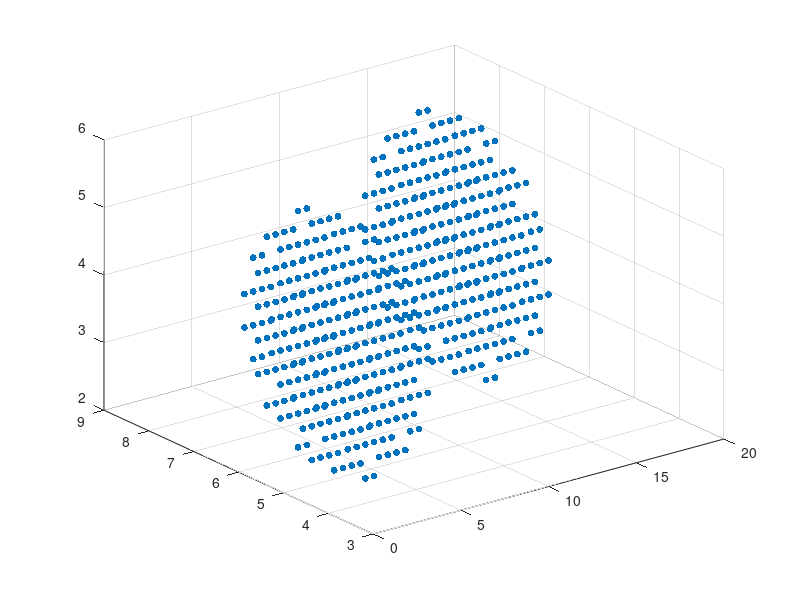

Write MATLAB code to recreate this figure. (Note: this script raises an error after producing the figure.)
% nH_skewColl_3d.m 
% 3d neo-Hookean model (skew impact of balls with gravity)

d = 3;              % dimension
CFL = 0.25;
tf  = 25.0;         % final time
dtk = 0.10;         % uniform time step
g = 9.80665/100;    % gravitational constant

% Material & Plot settings
ppc  = 2;           % # particles per grid cell = ppc^d
psize = 25;         % for plotting particles
sqSz = 1;           % for plotting grid nodes

% Elastic constants
% (E = 31.685, nu = 0.44022) -> mu = 11.0001, Ka = 88.3378, La = 81.0044
E_ym = 31.685; nu_pr = 0.44022;
mu = 0.5*E_ym/(1+nu_pr);    % shear modulus
Ka = (E_ym/3)/(1-2*nu_pr);  % bulk modulus 
La = Ka-(2/3)*mu;           % Lame's 1st parameter
md_p = 5.0;                 % particle mass density (for all p)
    
% Elastic params struct for funct. handles
elast.mu = mu; elast.Ka = Ka; elast.La = La;    % struct for funct. handles

% ======================== EULERIAN MESH =================================
a = 20.0; b = 12.0; c = 8.0; % Eul mesh domain: x=0:a, y=0:b, z=0:c
h = [1.0, 1.0, 1.0];         % grid stepsize (20x12x8 grid cells)   
% h = [0.5, 0.5, 0.5];         % grid stepsize (40x24x16 grid cells) 

% Grid initialization
x = 0:h(1):a;       % without padding
y = 0:h(2):b;
z = 0:h(3):c;
nx = length(x)-1;   % # x-axis partitions
ny = length(y)-1;   % # y-axis partitions
nz = length(z)-1;   % # z-axis partitions

[Ei,Ej,Ek] = meshgrid(x,y,z);   % grid node positions
NG = length(Ei(:));             % # grid nodes
    
% Eulerian grid struct
grid.O = [min(x) min(y) min(z)]; % origin = grid bottom-left corner (1x3)
grid.h = h;                      % 1x3
grid.n = [nx, ny, nz];           % 1x3
grid.height = Ek(:);             % NGx1

% Boundary Condition grid indices
BCg = zeros(size(Ei,1),size(Ei,2),size(Ei,3));
BCg(1,:,:)=1; BCg(end,:,:)=1; 
BCg(:,1,:)=1; BCg(:,end,:)=1;
BCg(:,:,1)=1; BCg(:,:,end)=1;
BCg = find(BCg(:));
    
% ======================= LAGRANGIAN PARTICLES ===========================
% Ball initial values
    % c1 
    c1x = 3.0;   c1y = 5.0;   c1z = 4.0;    % center = (3.0,5.0,4.0)
    v1x = 0.75;  v1y = 0.0;   v1z = 0.5;    % velocity = <0.75,0,0.5>
    r1in = 0.0;  r1out = 2.0;               % inner, outer radius
    % c2 (*** assuming: c2 & c1 have same radii ***)
    c2x = 15.0;  c2y = 7.0;   c2z = 4.0;    % center = (15.0,7.0,4.0)
    v2x = -0.75; v2y = 0.0;   v2z = 0.5;    % velocity = <-0.75,0,0.5>
    r2in = 0.0;  r2out = 2.0;               % inner, outer radius
    
% c1 (center=(3.0,5.0,4.0), radius=2.0)
    xc = (c1x-r1out) + h(1)/(2*ppc) : h(1)/ppc : (c1x+r1out) - h(1)/(2*ppc);  
    yc = (c1y-r1out) + h(2)/(2*ppc) : h(2)/ppc : (c1y+r1out) - h(2)/(2*ppc);
    zc = (c1z-r1out) + h(3)/(2*ppc) : h(3)/ppc : (c1z+r1out) - h(3)/(2*ppc);
    [Xi1,Xj1,Xk1] = meshgrid(xc,yc,zc); % c1 particle positions (rect. box)
    
    % Remove particles "outside" of c1 (center=(3.0,5.0,4.0), radius=2.0)
    outside = ( Xi1(:)-c1x ).^2 + ( Xj1(:)-c1y ).^2 + ( Xk1(:)-c1z ).^2;
    outside = [find( double(outside > r1out^2) );% outside particle indices
               find( double(outside < r1in^2) )];
    Xi1 = Xi1(:); Xj1 = Xj1(:); Xk1 = Xk1(:);    % reshape to col vectors
    Xi1(outside)=[]; Xj1(outside)=[]; Xk1(outside)=[];   % remove particles
    
% c2 (just c1 shifted) (*** assuming: c2 & c1 have same radius ***)
    Xi2 = Xi1 + (c2x-c1x);
    Xj2 = Xj1 + (c2y-c1y);
    Xk2 = Xk1 + (c2z-c1z);
    
% All particles coords 
    Phi_k = [Xi1, Xj1, Xk1; Xi2, Xj2, Xk2]; % NPx3           
    NP = size(Phi_k,1);                     % # particles
    
% =========================== CHECK GRAPH ================================
    figure(1)
    scatter3(Phi_k(:,1),Phi_k(:,2),Phi_k(:,3),psize,'filled','c'); hold on;
    scatter3(Ei(:),Ej(:),Ek(:),sqSz,'+','b'); hold off;

% ============================ Step k = 0 ================================
tic
k = 0;
t = 0;      % time at step k   
    
% Compute Particle Volumes (Tot_Volume/NP)
    Vol = prod(h)*(1/ppc^d)*ones(NP,1);
    
% Set Particle Mass (md_p = 5.0 for all p)
    mass_p = md_p*ones(NP,1).*Vol;  
    
% Initial Values (k=0)
    % Deformation gradient (F = Id for all particles) 
    Id = eye(d);
    Fk = repmat(Id(:),[1,NP]);      % 9xNP
    Jk = det_3d(Fk);                % 1xNP
    
    % APIC var
    Bm = 0*Fk;                      % 9xNP
    
    % Particle Velocity (3xNP)
    %         c1                 c2
    Uk = [v1x*ones(1,NP/2), v2x*ones(1,NP/2); 
          v1y*ones(1,NP/2), v2y*ones(1,NP/2);
          v1z*ones(1,NP/2), v2z*ones(1,NP/2)];     
    
    % "Actual" Energy over time 
    % funct. handle: Vol, mass_p, elast, & g are constant over time
    RealEngy = @(J,Fk,Uk,Xp) RealEngy_comp(J,Fk,Uk,Xp,Vol,mass_p,elast,g);
       
    % Tolerance (for minimization)
    tol = min([max(h)^4, 1e-4, max(h)^-4]); % cases: h<1, h=1, h>1
    
    % ANIMATION
    T = [t,t]; 
    PHX = [Phi_k(:,1), Phi_k(:,1)]; 
    PHY = [Phi_k(:,2), Phi_k(:,2)]; 
    PHZ = [Phi_k(:,3), Phi_k(:,3)]; 
    JPK = [det_3d(Fk)', det_3d(Fk)'];

% ============================= Step k ===================================
while t < tf
    % "Actual" Energy over time 
    EvT(k+1,:) = [t,RealEngy(Jk,Fk,Uk,Phi_k)]; % [t,E,Q,K,El,G] 
                            
    %  APIC CFL (non-uniform time steps)
%     dtk = CFL*h(1)/( max(sum(abs(Uk),1) + (6/h(1))*sqrt(d)*sqrt(sum(Bm.^2,1))) );
%     dtk = min(dtk,tf-t);
    
    % APIC TRANSFER particle to grid 
    mom_p = bsxfun(@times,Uk,mass_p');      % particle mom    3xNP
    [mom_g,mass_g] = P2G_APIC(grid,Phi_k,Bm,mom_p,mass_p);
    mass_g = mass_g + eps;  % so we're not dividing mom_g by zeros 
    u = bsxfun(@rdivide, mom_g, mass_g');   % vel = mom/mass  3xNG
    u(:,BCg) = 0;                           % enforce BC
    
    % DYNAMICS
    % Initial guess (velocity)     
    w = u(:);           % (d*NG)x1
    
    % Redefine Function Handles  
    Hinv0 = @(w) w;     % init inv Hessian approx = Id (for LBFGS)
    E = @(w) E_comp(w,u,dtk,Fk,Vol,mass_g,grid,Phi_k,elast,g); 
    gradE = @(w) gradE_comp(w,u,dtk,Fk,Vol,mass_g,grid,Phi_k,elast,g);
    L2_rho = @(gradE) L2_rho_comp(gradE,mass_g,h);

    % LBFGS: [x,it,ng] = LBFGS2(x,f,grad_f,H,L2_rho,m,tol)
    [w,kb,ng] = LBFGS2(w,E,gradE,Hinv0,L2_rho,5,tol); % m=5 (memory limit)

    % APIC TRANSFER grid to particle (advection)
    w = reshape(w,[d NG]);                  % 3xNG
    w(:,BCg) = 0;                           % enforce BC
    xup = [Ei(:)'; Ej(:)'; Ek(:)'] + dtk*( (w+u)/2 ); % 3xNG
    [Phi_up,Vk,Bm] = G2P_APIC(grid,Phi_k,xup,w); 

    % Graph 
    scatter3(Phi_up(:,1),Phi_up(:,2),Phi_up(:,3),psize,'filled','co'); hold on; % particles
    scatter3(Ei(:),Ej(:),Ek(:),sqSz,'+','b'); hold on; % grid
    title(num2str(kb),num2str(t)); xlabel(num2str(k)); ylabel(num2str(dtk));
    hold off; pause(1e-10);
    
    % ANIMATION
    T = [T,t]; 
    PHX = [PHX, Phi_up(:,1)]; 
    PHY = [PHY, Phi_up(:,2)]; 
    PHZ = [PHZ, Phi_up(:,3)];
    JPK = [JPK, det_3d(Fk)'];
    
    % Update vars for next time step 
    k = k + 1;
    t = t + dtk;
    Fk = F_comp(grid,Phi_k,dtk,w,Fk);   % 9xNP
    Jk = det_3d(Fk);                    % 1xNP
    Phi_k = Phi_up;                     % NPx3
    Uk = Vk;                            % 3xNP

end
time = toc;

% "Actual" Energy over time 
EvT(k+1,:) = [t,RealEngy(Jk,Fk,Uk,Phi_k)]; % [t,E,Q,K,El,G] 

% ++++++++++++++++++++++++++++ PLOTS +++++++++++++++++++++++++++++++++++++

% Energy Plots 
figure(2)
plot(EvT(:,1),EvT(:,2),'r');   hold on; % Total Energy
plot(EvT(:,1),EvT(:,3),'-go'); hold on; % Potential Energy
plot(EvT(:,1),EvT(:,4),'-bs'); hold on; % Kinetic Energy
legend('Total Energy','Potential Energy','Kinetic Energy');
xlabel('time t'); hold off;
title('Energy');

figure(3)
plot(EvT(:,1),EvT(:,2),'r');    % Total Energy
title('Total Energy'); 

% ------------------------- ANIMATION DATA -------------------------------
% Write Energy data to text file ([t,E,Q,K,El,G])
writematrix(EvT,'Engy.dat','Delimiter',';');  % (k+1 x 6)

% Write Particle positions to text file
writematrix(PHX,'PHX.dat','Delimiter',';');  % (x-coords) (NP x k+1)
writematrix(PHY,'PHY.dat','Delimiter',';');  % (y-coords) (NP x k+1)
writematrix(PHZ,'PHZ.dat','Delimiter',';');  % (z-coords) (NP x k+1)

% Write J=det(Fp) particle data to text file
writematrix(JPK,'Jpk.dat','Delimiter',';');  % (NP x k+1)

% Write Grid Node positions to text file
writematrix([Ei(:),Ej(:),Ek(:)],'GNxyz.dat','Delimiter',';');  % (NG x 3)

% -------------------------- ANIMATED SIM --------------------------------
% SAVE Workspace and IMPORT into nH_skewColl_3d_ani.m  
% in order to render simulation as gif/mp4

% +++++++++++++++++++++++++++ FUNCTIONS ++++++++++++++++++++++++++++++++++

function [Engy] = RealEngy_comp(J,Fk,Uk,Xp,Vol,mass_p,elast,g)
% function to compute "actual" energy at time tk
%{  
    input var dims:
    J           1 x NP
    Fk          9 x NP
    Uk          3 x NP
    Xp          NP x 3
    Vol         NP x 1
    mass_p      NP x 1
    elast       struct of scalar constants

    funct var dims: 
    C                   9 x NP
    trC                 1 x NP
    H                   1 x NP
    E,Q,K,El,G          scalar
    Engy                1 x 5
%}
% dimension
    d = 3;

% Elastic constants
    mu = elast.mu;     % shear modulus
    La = elast.La;     % Lame's 1st parameter
    
% Compute
    C = Tmult_3d(Fk,Fk);
    trC = C(1,:) + C(5,:) + C(9,:);
    
% Potential Energy 
    % H(F) = W(F'F) = W(C)
    H = 0.5*mu*(trC - d) - mu*log(J) + 0.5*La*log(J).*log(J);% JST17 & mpm course eqn. 46
    El = dot(H,Vol');           % Elastic potential energy
    G = g*dot(mass_p,Xp(:,3));  % Gravitational potential energy
    Q = El + G;                 % Potential Energy
    
% Kinetic Energy
    K = 0.5*(dot(Uk,Uk,1) * (mass_p));
    
% Total Energy 
    E = Q + K; 
    
% Output
    Engy = [E, Q, K, El, G];
end

function [E,El,K,G] = E_comp(w,u,dt,Fk,Vol,mass_g,grid,Xp,elast,g)
% function to compute E, given w
%{  
    input var dims:
    w,u         3 x NG
    Fk          9 x NP
    Vol         NP x 1
    mass_g      NG x 1

    funct var dims: 
    Ftk         9 x NP
    J           1 x NP
    C           9 x NP
    trC         1 x NP
    H           1 x NP
    E,K,El,G    scalar
%}
% Elastic & Viscous constants
    mu = elast.mu;     % shear modulus
    La = elast.La;     % Lame's 1st parameter
    
    d = 3;
    NG = length(mass_g);
    w = reshape(w,[d NG]);
    u = reshape(u,[d NG]);
    
% Compute Ftk 
    Ftk = F_comp(grid,Xp,dt/2,w+u,Fk);
    
% Elastic Energy: El
    % H(F) = W(F'F) = W(C)
    J = det_3d(Ftk);
    C = Tmult_3d(Ftk,Ftk);
    trC = C(1,:) + C(5,:) + C(9,:);
    H = 0.5*mu*(trC - d) - mu*log(J) + 0.5*La*log(J).*log(J); % JST17 & mpm course eqn. 46
    El = dot(H,Vol'); 

% Gravitational Energy: G
    G = g*dot(mass_g,grid.height);
    
% Kinetic Energy: K
    K = (dot(w-u,w-u,1) * mass_g)/8;
    
% Total Energy: E = El + 0.25*dt*G + K 
    E = El + 0.25*dt*G + K;
end

function [gradE] = gradE_comp(w,u,dt,Fk,Vol,mass_g,grid,Xp,elast,g)
% function to compute gradE, given w
%{  
    input var dims:
    w,u         3 x NG
    Fk          9 x NP
    Vol         NP x 1
    mass_g      NG x 1

    funct var dims: 
    Ftk,P,B,FinvT               9 x NP
    J                           1 x NP
    gradEl,gradG,gradK,gradE    (3*NG) x 1
%}
% Elastic & Viscous constants
    mu = elast.mu;     % shear modulus
    La = elast.La;     % Lame's 1st parameter

    d = 3;
    NG = length(mass_g);
    w = reshape(w,[d NG]);
    u = reshape(u,[d NG]);
 
% Compute Ftk
    Ftk = F_comp(grid,Xp,dt/2,w+u,Fk);
    
% Elastic Energy: gradEl
    % P(F) = DH(F)
    J = det_3d(Ftk);
    FinvT = invT_3d(Ftk);
    % JST17 & mpm course, eqn. 48
    P = mu*(Ftk - FinvT) + bsxfun(@times, La*log(J), FinvT);
    
    % B
    B = multT_3d(P,Fk); % 9xNP  
    B = 0.25 * dt * bsxfun(@times,B,Vol');
    
    % [vg] = P2G_vec(grid,Xp,vp,b)
    gradEl = P2G_vec(grid,Xp,B(1:3,:),[1 0 0]) + P2G_vec(grid,Xp,B(4:6,:),[0 1 0]) + P2G_vec(grid,Xp,B(7:9,:),[0 0 1]); % dxNG
    gradEl = gradEl(:);   % (d*NG)x1                          % 9xNP

% Gravitational Energy: gradG
    gradG = [zeros(1,NG); zeros(1,NG); g*(mass_g')]; % positive b/c it is on the RHS of vel. update
    gradG = gradG(:);
    
% Kinetic Energy: gradK
    gradK = 0.25*bsxfun(@times,(w-u),(mass_g'));  % dxNG
    gradK = gradK(:);     % (d*NG)x1
    
% Total Energy: gradE
    gradE = gradEl + 0.25*dt*gradG + gradK;
end

function [tau] = L2_rho_comp(gradE,mass_g,h)
    % mass_g     NGx1 
    d = 3;
    NG = length(mass_g);
    gradE = reshape(gradE,[d NG]);              % dxNG
    tau = sum(gradE.^2,1).*(mass_g')/prod(h);   % 1xNG
    tau = sqrt(sum(tau));                       % scalar
end

% need: 
function [detA] = det_3d(A)
% A     9 x n
% detA  1 x n
detA = A(1,:).*(A(5,:).*A(9,:)-A(8,:).*A(6,:)) - A(4,:).*(A(2,:).*A(9,:)-A(8,:).*A(3,:)) + A(7,:).*(A(2,:).*A(6,:)-A(5,:).*A(3,:));
end

function [AinvT] = invT_3d(A)
% A         9 x n
% AinvT     9 x n
% detA      1 x n
detA = A(1,:).*(A(5,:).*A(9,:)-A(8,:).*A(6,:)) - A(4,:).*(A(2,:).*A(9,:)-A(8,:).*A(3,:)) + A(7,:).*(A(2,:).*A(6,:)-A(5,:).*A(3,:));
detA = detA + eps;  % avoid dividing by zero

AinvT = [   ( A(5,:).*A(9,:) - A(8,:).*A(6,:) ) ./ detA; 
            ( A(7,:).*A(6,:) - A(4,:).*A(9,:) ) ./ detA; 
            ( A(4,:).*A(8,:) - A(7,:).*A(5,:) ) ./ detA;
            ( A(8,:).*A(3,:) - A(2,:).*A(9,:) ) ./ detA;
            ( A(1,:).*A(9,:) - A(7,:).*A(3,:) ) ./ detA;
            ( A(7,:).*A(2,:) - A(1,:).*A(8,:) ) ./ detA;
            ( A(2,:).*A(6,:) - A(5,:).*A(3,:) ) ./ detA;
            ( A(4,:).*A(3,:) - A(1,:).*A(6,:) ) ./ detA;
            ( A(1,:).*A(5,:) - A(4,:).*A(2,:) ) ./ detA;  ];
end

% maybe need:
function [Ainv] = inv_3d(A)
% A         9 x n
% Ainv      9 x n
% detA      1 x n
detA = A(1,:).*(A(5,:).*A(9,:)-A(8,:).*A(6,:)) - A(4,:).*(A(2,:).*A(9,:)-A(8,:).*A(3,:)) + A(7,:).*(A(2,:).*A(6,:)-A(5,:).*A(3,:));
detA = detA + eps;  % avoid dividing by zero

Ainv = [    ( A(5,:).*A(9,:) - A(8,:).*A(6,:) ) ./ detA;    % 1
            ( A(8,:).*A(3,:) - A(2,:).*A(9,:) ) ./ detA;    % 2
            ( A(2,:).*A(6,:) - A(5,:).*A(3,:) ) ./ detA;    % 3
            ( A(7,:).*A(6,:) - A(4,:).*A(9,:) ) ./ detA;    % 4
            ( A(1,:).*A(9,:) - A(7,:).*A(3,:) ) ./ detA;    % 5
            ( A(4,:).*A(3,:) - A(1,:).*A(6,:) ) ./ detA;    % 6
            ( A(4,:).*A(8,:) - A(7,:).*A(5,:) ) ./ detA;    % 7
            ( A(7,:).*A(2,:) - A(1,:).*A(8,:) ) ./ detA;    % 8
            ( A(1,:).*A(5,:) - A(4,:).*A(2,:) ) ./ detA;  ];% 9
end

function [Atran] = tran_3d(A)
% A         9 x n
% Atran     9 x n

Atran = [A(1,:); A(4,:); A(7,:); A(2,:); A(5,:); A(8,:); A(3,:); A(6,:); A(9,:)];
end

% vectorized (and FASTER than C):
function [M] = mult_3d(A,B)
% M,A,B:     9 x n

% M = A * B
M = [A(1,:).*B(1,:) + A(4,:).*B(2,:) + A(7,:).*B(3,:);
     A(2,:).*B(1,:) + A(5,:).*B(2,:) + A(8,:).*B(3,:);
     A(3,:).*B(1,:) + A(6,:).*B(2,:) + A(9,:).*B(3,:);
     A(1,:).*B(4,:) + A(4,:).*B(5,:) + A(7,:).*B(6,:);
     A(2,:).*B(4,:) + A(5,:).*B(5,:) + A(8,:).*B(6,:);
     A(3,:).*B(4,:) + A(6,:).*B(5,:) + A(9,:).*B(6,:);
     A(1,:).*B(7,:) + A(4,:).*B(8,:) + A(7,:).*B(9,:);
     A(2,:).*B(7,:) + A(5,:).*B(8,:) + A(8,:).*B(9,:);
     A(3,:).*B(7,:) + A(6,:).*B(8,:) + A(9,:).*B(9,:)];
end

function [M] = multT_3d(A,B)
% M,A,B:     9 x n

% M = A * B'
M = [A(1,:).*B(1,:) + A(4,:).*B(4,:) + A(7,:).*B(7,:);
     A(2,:).*B(1,:) + A(5,:).*B(4,:) + A(8,:).*B(7,:);
     A(3,:).*B(1,:) + A(6,:).*B(4,:) + A(9,:).*B(7,:);
     A(1,:).*B(2,:) + A(4,:).*B(5,:) + A(7,:).*B(8,:);
     A(2,:).*B(2,:) + A(5,:).*B(5,:) + A(8,:).*B(8,:);
     A(3,:).*B(2,:) + A(6,:).*B(5,:) + A(9,:).*B(8,:);
     A(1,:).*B(3,:) + A(4,:).*B(6,:) + A(7,:).*B(9,:);
     A(2,:).*B(3,:) + A(5,:).*B(6,:) + A(8,:).*B(9,:);
     A(3,:).*B(3,:) + A(6,:).*B(6,:) + A(9,:).*B(9,:)];
end

function [M] = Tmult_3d(A,B)
% M,A,B:     9 x n

% M = A' * B
M = [A(1,:).*B(1,:) + A(2,:).*B(2,:) + A(3,:).*B(3,:);
     A(4,:).*B(1,:) + A(5,:).*B(2,:) + A(6,:).*B(3,:);
     A(7,:).*B(1,:) + A(8,:).*B(2,:) + A(9,:).*B(3,:);
     A(1,:).*B(4,:) + A(2,:).*B(5,:) + A(3,:).*B(6,:);
     A(4,:).*B(4,:) + A(5,:).*B(5,:) + A(6,:).*B(6,:);
     A(7,:).*B(4,:) + A(8,:).*B(5,:) + A(9,:).*B(6,:);
     A(1,:).*B(7,:) + A(2,:).*B(8,:) + A(3,:).*B(9,:);
     A(4,:).*B(7,:) + A(5,:).*B(8,:) + A(6,:).*B(9,:);
     A(7,:).*B(7,:) + A(8,:).*B(8,:) + A(9,:).*B(9,:)];
end

% ======================== Wrapper Functions =============================
function fp = G2P_PIC(grid,Xp,fg,b)
%{  
var dimensions:
    Xp:     NP x 3
    fg:     1 x NG
    b =     [bx,by,bz]

    fp:     1 x NP  
%}

    % Parse inputs (unpack)
    Ox = grid.O(1); Oy = grid.O(2); Oz = grid.O(3); 
    hx = grid.h(1); hy = grid.h(2); hz = grid.h(3);
    nx = grid.n(1); ny = grid.n(2); nz = grid.n(3);
    Yp = Xp(:,2); Zp = Xp(:,3); Xp = Xp(:,1); 
    bx = b(1); by = b(2); bz = b(3);

    % Call C function
    fp = G2P_PIC_3d(Ox, Oy, Oz, hx, hy, hz, nx, ny, nz, Xp, Yp, Zp, fg, bx, by, bz);
end

function fg = P2G_PIC(grid,Xp,fp,b)
%{  
var dimensions:
    Xp:     NP x 3
    fp:     1 x NP
    b =     [bx,by,bz]

    fg:     1 x NG  
%}

    % Parse inputs (unpack)
    Ox = grid.O(1); Oy = grid.O(2); Oz = grid.O(3); 
    hx = grid.h(1); hy = grid.h(2); hz = grid.h(3);
    nx = grid.n(1); ny = grid.n(2); nz = grid.n(3);
    Yp = Xp(:,2); Zp = Xp(:,3); Xp = Xp(:,1); 
    bx = b(1); by = b(2); bz = b(3);

    % Call C function
    fg = P2G_PIC_3d(Ox, Oy, Oz, hx, hy, hz, nx, ny, nz, Xp, Yp, Zp, fp, bx, by, bz);
end

function [vp] = G2P_vec(grid,Xp,vg,b)
%{  
var dimensions:
    Xp:     NP x 3
    vg:     3 x NG
    b =     [bx,by,bz]

    vp:     3 x NP  
%}

% Parse inputs (unpack)
Ox = grid.O(1); Oy = grid.O(2); Oz = grid.O(3);
hx = grid.h(1); hy = grid.h(2); hz = grid.h(3);
nx = grid.n(1); ny = grid.n(2); nz = grid.n(3);
Yp = Xp(:,2); Zp = Xp(:,3); Xp = Xp(:,1);
fg1 = vg(1,:); fg2 = vg(2,:); fg3 = vg(3,:);
bx = b(1); by = b(2); bz = b(3);

% Call C function
[fp1, fp2, fp3] = G2P_vec_3d(Ox, Oy, Oz, hx, hy, hz, nx, ny, nz, Xp, Yp, Zp, fg1, fg2, fg3, bx, by, bz);

% Package Outputs
vp = [fp1; fp2; fp3];
end

function [vg] = P2G_vec(grid,Xp,vp,b)
%{  
var dimensions:
    Xp:     NP x 3
    vp:     3 x NP
    b =     [bx,by,bz]

    vg:     3 x NG  
%}

% Parse inputs (unpack)
Ox = grid.O(1); Oy = grid.O(2); Oz = grid.O(3);
hx = grid.h(1); hy = grid.h(2); hz = grid.h(3);
nx = grid.n(1); ny = grid.n(2); nz = grid.n(3);
Yp = Xp(:,2); Zp = Xp(:,3); Xp = Xp(:,1);
fp1 = vp(1,:); fp2 = vp(2,:); fp3 = vp(3,:);
bx = b(1); by = b(2); bz = b(3);

% Call C function
[fg1, fg2, fg3] = P2G_vec_3d(Ox, Oy, Oz, hx, hy, hz, nx, ny, nz, Xp, Yp, Zp, fp1, fp2, fp3, bx, by, bz);

% Package Outputs
vg = [fg1; fg2; fg3];
end

function [Fup] = F_comp(grid,Xp,dt,v,F)
%{  
var dimensions:
    Xp:     NP x 3
    dt:     scalar
    v:      3 x NG
    F:      9 x NP
    Fi:     1 x NP

    Fup:    9 x NP
%}

% Parse inputs (unpack)
Ox = grid.O(1); Oy = grid.O(2); Oz = grid.O(3);
hx = grid.h(1); hy = grid.h(2); hz = grid.h(3);
nx = grid.n(1); ny = grid.n(2); nz = grid.n(3);
Yp = Xp(:,2); Zp = Xp(:,3); Xp = Xp(:,1);
% dt = dt;
vx = v(1,:); vy = v(2,:); vz = v(3,:);
F1 = F(1,:); F2 = F(2,:); F3 = F(3,:);
F4 = F(4,:); F5 = F(5,:); F6 = F(6,:);
F7 = F(7,:); F8 = F(8,:); F9 = F(9,:);

% Call C function
[Fup1,Fup2,Fup3,Fup4,Fup5,Fup6,Fup7,Fup8,Fup9] = F_comp_3d(Ox,Oy,Oz, hx,hy,hz, nx,ny,nz, Xp,Yp,Zp, dt, vx,vy,vz, F1,F2,F3,F4,F5,F6,F7,F8,F9);

% Package Outputs
Fup = [Fup1; Fup2; Fup3; Fup4; Fup5; Fup6; Fup7; Fup8; Fup9];
end

function [Phi,Vp,B] = G2P_APIC(grid,Xp,xup,w)
%{  
var dimensions:
    Xp:     NP x 3
    xup,w:  3 x NG
    
    Phi:    NP x 3
    Vp:     3 x NP
    B:      9 x NP
%}

% Parse inputs (unpack)
Ox = grid.O(1); Oy = grid.O(2); Oz = grid.O(3);
hx = grid.h(1); hy = grid.h(2); hz = grid.h(3);
nx = grid.n(1); ny = grid.n(2); nz = grid.n(3);
Yp = Xp(:,2); Zp = Xp(:,3); Xp = Xp(:,1);
xup1 = xup(1,:); xup2 = xup(2,:); xup3 = xup(3,:);
w1 = w(1,:); w2 = w(2,:); w3 = w(3,:);

% Call C function
[Phi1,Phi2,Phi3, Vp1,Vp2,Vp3, B1,B2,B3,B4,B5,B6,B7,B8,B9] = G2P_APIC_3d(Ox,Oy,Oz, hx,hy,hz, nx,ny,nz, Xp,Yp,Zp, xup1,xup2,xup3, w1,w2,w3);

% Package Outputs
Phi = [Phi1, Phi2, Phi3];
Vp = [Vp1; Vp2; Vp3];
B = [B1; B2; B3; B4; B5; B6; B7; B8; B9;];
end

function [mom_g,mass_g] = P2G_APIC(grid,Xp,B,mom_p,mass_p)
%{  
var dimensions:
    Xp:         NP x 3
    B:          9 x NP
    mom_p:      3 x NP
    mass_p:     NP x 1
    
    mom_g:      3 x NG
    mass_g:     NG x 1
%}

% Parse inputs (unpack)
Ox = grid.O(1); Oy = grid.O(2); Oz = grid.O(3);
hx = grid.h(1); hy = grid.h(2); hz = grid.h(3);
nx = grid.n(1); ny = grid.n(2); nz = grid.n(3);
Yp = Xp(:,2); Zp = Xp(:,3); Xp = Xp(:,1);
B1 = B(1,:); B2 = B(2,:); B3 = B(3,:); 
B4 = B(4,:); B5 = B(5,:); B6 = B(6,:);
B7 = B(7,:); B8 = B(8,:); B9 = B(9,:); 
mom_p1 = mom_p(1,:); mom_p2 = mom_p(2,:); mom_p3 = mom_p(3,:);
mass_p = mass_p(:);

% Call C function
[mom_g1,mom_g2,mom_g3,mass_g] = P2G_APIC_3d(Ox,Oy,Oz, hx,hy,hz, nx,ny,nz, Xp,Yp,Zp, B1,B2,B3,B4,B5,B6,B7,B8,B9, mom_p1,mom_p2,mom_p3, mass_p);

% Package Outputs
mom_g = [mom_g1; mom_g2; mom_g3];
end

